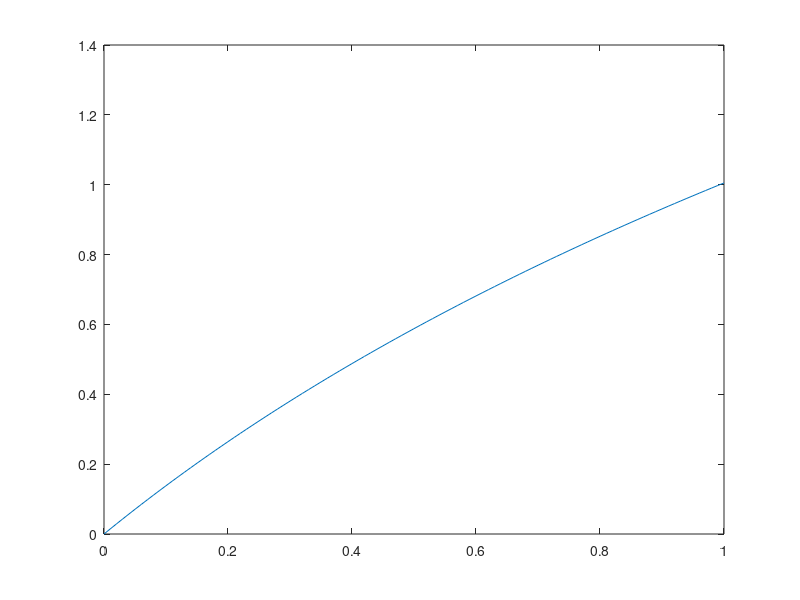

Source code (MATLAB): (Note: this script raises an error after producing the figure.)
x = 0: 0.01: 1;
c = 1.45;
y = c * log(1 + x);
plot(x,y)

origRGB = imread('poorcontrast.jpg');
origGris = rgb2gray(origRGB);
origMat = mat2gray(origGris);

logMat = 1.45*log(1 + origMat);
logGris = im2uint8(logMat);
figure
subplot(1,2,1)
imshow(origGris);
subplot(1,2,2)
imshow(logGris);